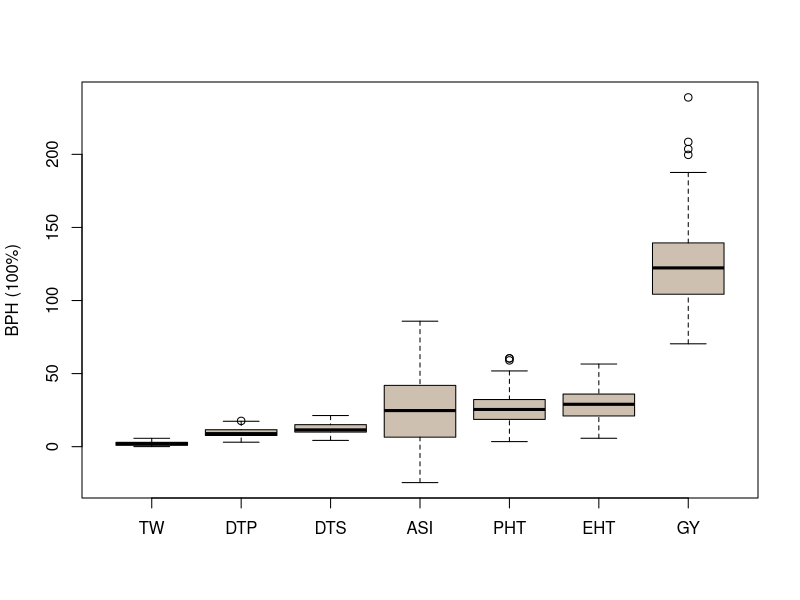
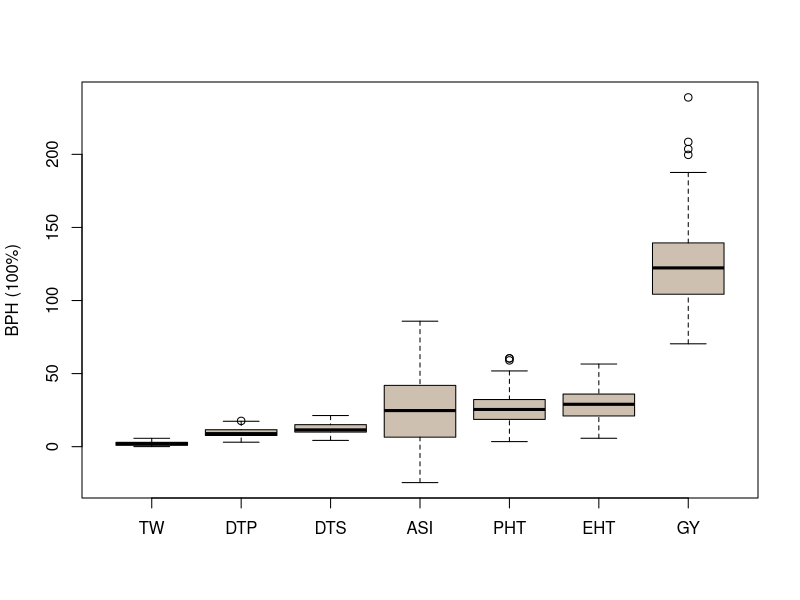

Here is the R script that generated these plots, in order: (Note: this script raises an error after producing the figures.)
# Jinliang Yang
# Octo. 27th, 2014
# updated 8/15/2016, changed the calculation of BPH for flowering time traits
# purpose: levels of heterosis


#######
plot_loh <- function(trait,  ...){
  bymed2 <- with(trait, reorder(trait, pBPH, median))
  boxplot(pBPH ~ bymed2, data=trait,
          xlab = "", ylab= "BPH (100%)", col="antiquewhite3", 
          ...)
}
##### note: change to abs value
trait <- read.csv("data/trait_matrix.csv")

trait <- read.csv("data/trait_matrix.csv")
trait$pBPH <- trait$pBPHmax
trait[trait$trait == "TW", ]$pBPH <- abs(trait[trait$trait == "TW", ]$pBPH)
trait[trait$trait == "DTS", ]$pBPH <- -(trait[trait$trait == "DTS", ]$pBPHmin)
trait[trait$trait == "DTP", ]$pBPH <- -(trait[trait$trait == "DTP", ]$pBPHmin)
trait[trait$trait == "ASI", ]$pBPH <- -(trait[trait$trait == "ASI", ]$pBPHmin)

trait$pBPH <- trait$pBPH*100
trait <- subset(trait, pBPH<300)

bymed <- plot_loh(trait, main="")

pdf("graphs/Fig1b_v2.pdf", width=5, height=5)
bymed <- plot_loh(trait, main="")
dev.off()

write.table(trait, "data/trait_matrix_updated_pBPH.csv", sep=",", row.names=FALSE, quote=FALSE)
write.table(trait, "manuscript/Figure_Table/STable_heterosis.csv")

##########
library(plyr)
loh <- ddply(trait, .(trait), summarise,
             h = median(pBPH))
loh <- loh[order(loh$h),]
write.table(loh, "cache/loh_pBPHmax_median.csv", sep=",", row.names=FALSE, quote=FALSE)


####>>>>
mean(trait$BPHmax)
sd(trait$BPHmax)
mean(trait$pBPHmax) #0.33
sd(trait$pBPHmax) #0.45

mean(subset(trait, trait == "GY")$pBPHmax) #95.01229 
sd(subset(trait, trait == "GY")$pBPHmax) #16

median(subset(trait, trait == "GY")$BPHmax) 
